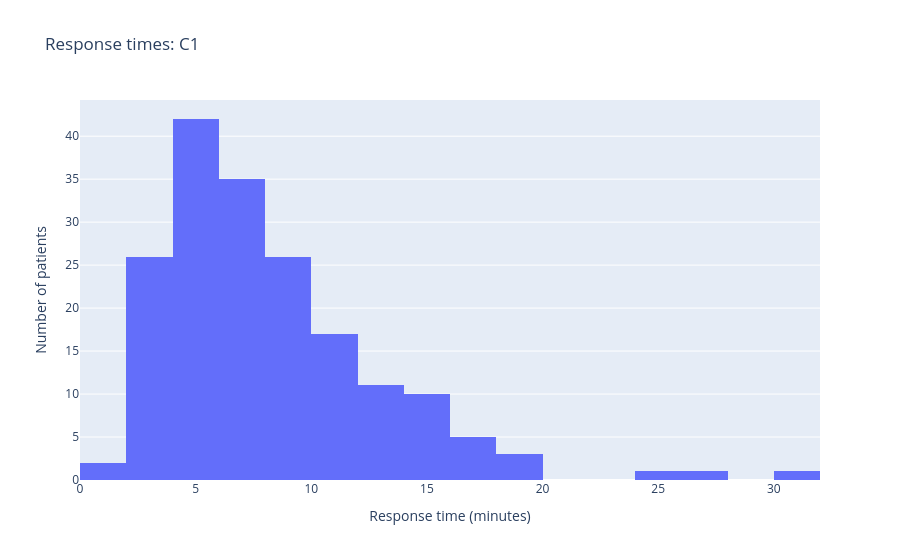
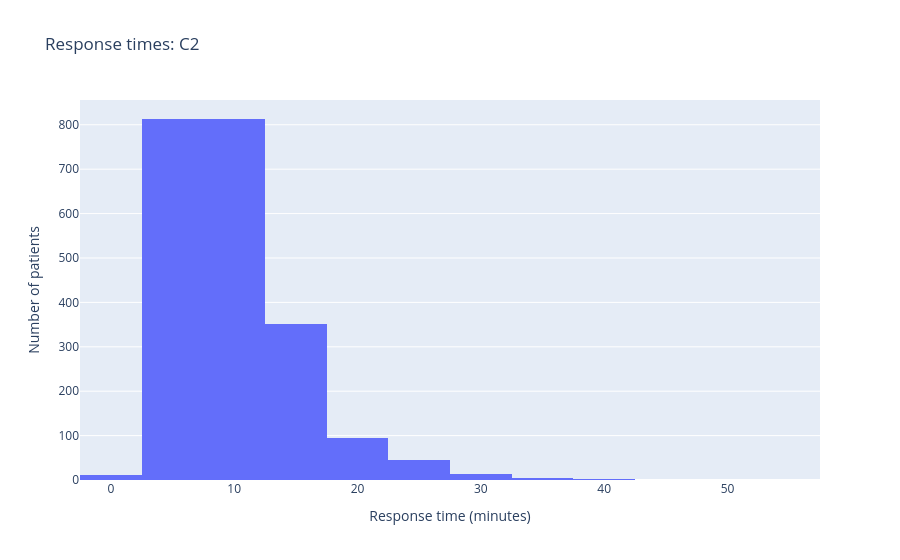
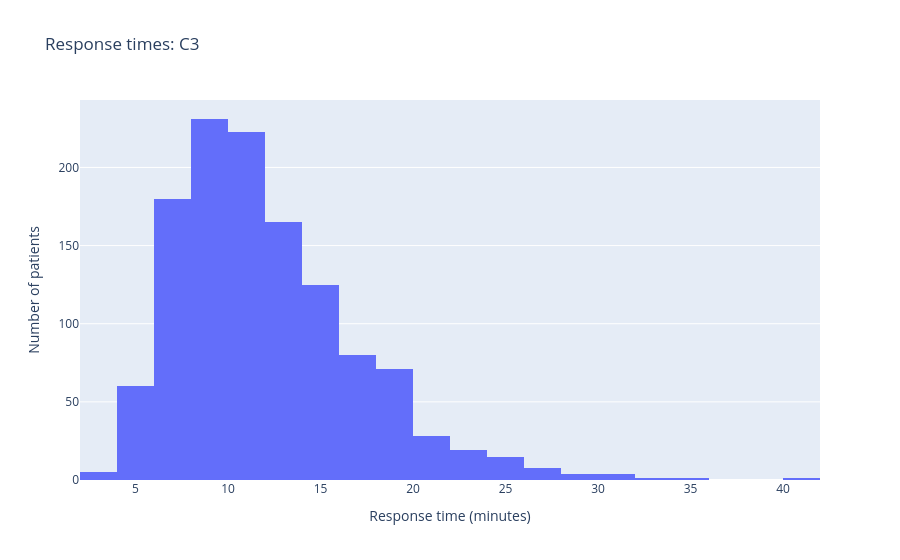
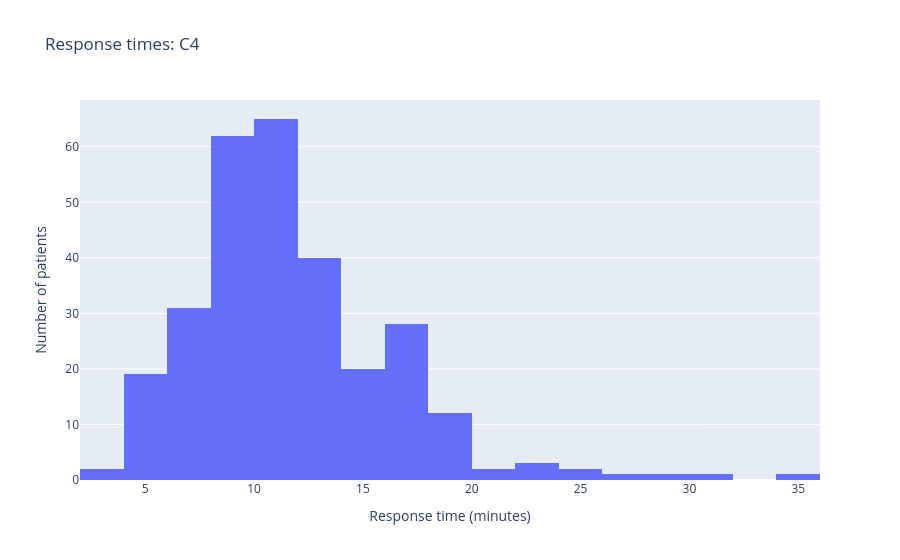

Here is the notebook cell these charts were saved with, in order:
### Code cell
for cat in ["C1", "C2", "C3", "C4"]:
    fig = px.histogram(
        df[df["category"] == cat],
        x="response_time",
        nbins=20,
        title=f"Response times: {cat}",
        labels={"response_time": "Response time (minutes)"},
    )
    fig.update_yaxes(title_text="Number of patients")
    fig.show()

### Figure 1 — Plotly figure (JSON) as saved in the notebook; plotly's stock layout.template omitted (floating-point values rounded to 4 significant figures; data arrays with more than 128 entries replaced by an {"elided": "..."} marker saying what was removed)
{"data": [{"bingroup": "x", "hovertemplate": "Response time (minutes)=%{x}<br>count=%{y}<extra></extra>", "legendgroup": "", "marker": {"color": "#636efa", "pattern": {"shape": ""}}, "name": "", "nbinsx": 20, "orientation": "v", "showlegend": false, "type": "histogram", "x": {"elided": "181 float values"}, "xaxis": "x", "yaxis": "y"}], "layout": {"barmode": "relative", "legend": {"tracegroupgap": 0}, "title": {"text": "Response times: C1"}, "xaxis": {"anchor": "y", "domain": [0, 1], "title": {"text": "Response time (minutes)"}}, "yaxis": {"anchor": "x", "domain": [0, 1], "title": {"text": "Number of patients"}}}}

### Figure 2 — Plotly figure (JSON) as saved in the notebook; plotly's stock layout.template omitted (floating-point values rounded to 4 significant figures; data arrays with more than 128 entries replaced by an {"elided": "..."} marker saying what was removed)
{"data": [{"bingroup": "x", "hovertemplate": "Response time (minutes)=%{x}<br>count=%{y}<extra></extra>", "legendgroup": "", "marker": {"color": "#636efa", "pattern": {"shape": ""}}, "name": "", "nbinsx": 20, "orientation": "v", "showlegend": false, "type": "histogram", "x": {"elided": "2153 float values"}, "xaxis": "x", "yaxis": "y"}], "layout": {"barmode": "relative", "legend": {"tracegroupgap": 0}, "title": {"text": "Response times: C2"}, "xaxis": {"anchor": "y", "domain": [0, 1], "title": {"text": "Response time (minutes)"}}, "yaxis": {"anchor": "x", "domain": [0, 1], "title": {"text": "Number of patients"}}}}

### Figure 3 — Plotly figure (JSON) as saved in the notebook; plotly's stock layout.template omitted (floating-point values rounded to 4 significant figures; data arrays with more than 128 entries replaced by an {"elided": "..."} marker saying what was removed)
{"data": [{"bingroup": "x", "hovertemplate": "Response time (minutes)=%{x}<br>count=%{y}<extra></extra>", "legendgroup": "", "marker": {"color": "#636efa", "pattern": {"shape": ""}}, "name": "", "nbinsx": 20, "orientation": "v", "showlegend": false, "type": "histogram", "x": {"elided": "1223 float values"}, "xaxis": "x", "yaxis": "y"}], "layout": {"barmode": "relative", "legend": {"tracegroupgap": 0}, "title": {"text": "Response times: C3"}, "xaxis": {"anchor": "y", "domain": [0, 1], "title": {"text": "Response time (minutes)"}}, "yaxis": {"anchor": "x", "domain": [0, 1], "title": {"text": "Number of patients"}}}}

### Figure 4 — Plotly figure (JSON) as saved in the notebook; plotly's stock layout.template omitted (floating-point values rounded to 4 significant figures; data arrays with more than 128 entries replaced by an {"elided": "..."} marker saying what was removed)
{"data": [{"bingroup": "x", "hovertemplate": "Response time (minutes)=%{x}<br>count=%{y}<extra></extra>", "legendgroup": "", "marker": {"color": "#636efa", "pattern": {"shape": ""}}, "name": "", "nbinsx": 20, "orientation": "v", "showlegend": false, "type": "histogram", "x": {"elided": "290 float values"}, "xaxis": "x", "yaxis": "y"}], "layout": {"barmode": "relative", "legend": {"tracegroupgap": 0}, "title": {"text": "Response times: C4"}, "xaxis": {"anchor": "y", "domain": [0, 1], "title": {"text": "Response time (minutes)"}}, "yaxis": {"anchor": "x", "domain": [0, 1], "title": {"text": "Number of patients"}}}}
